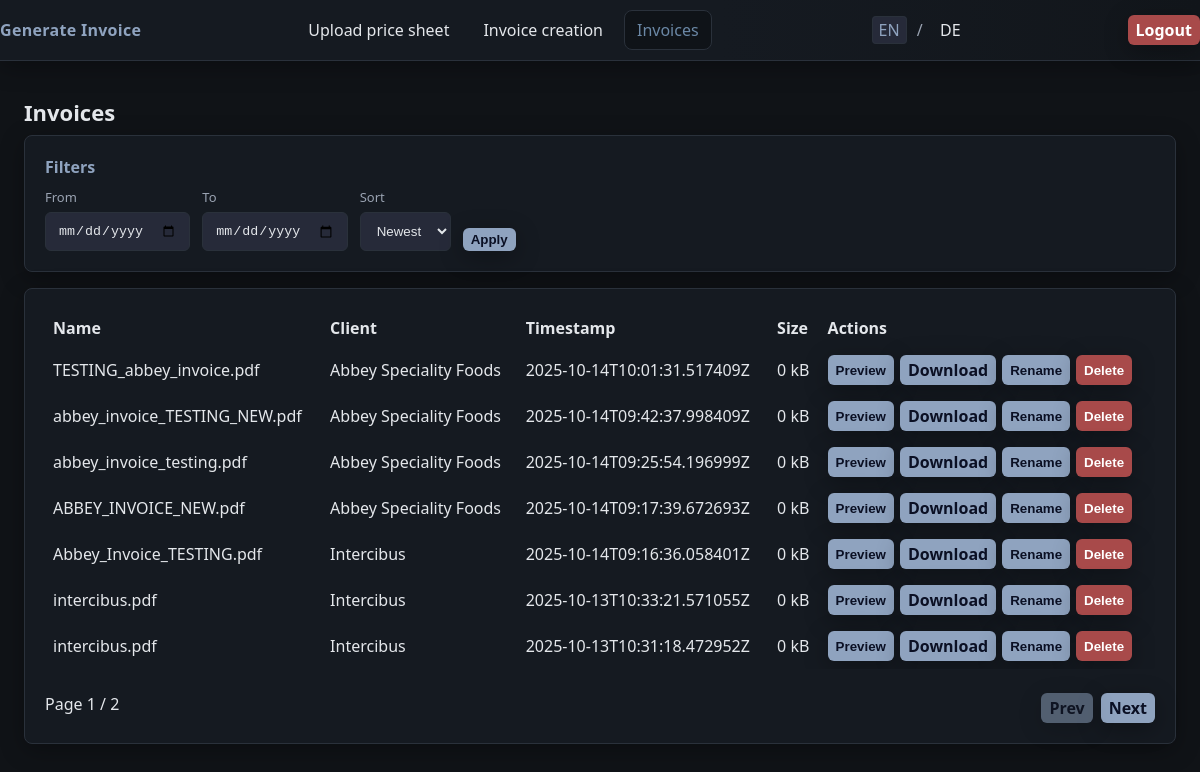
Before: /invoices (signed in) with the older database file.
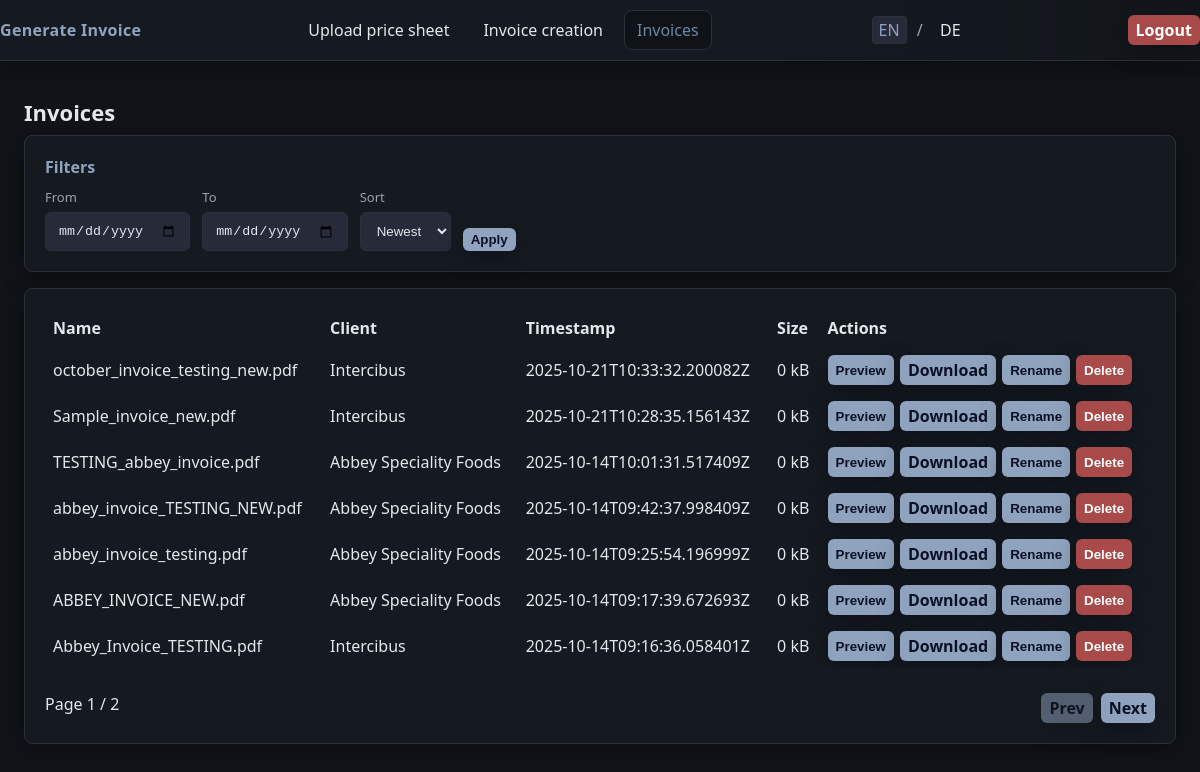
After: the same page with the newer database file.
### tables this page shows
CREATE TABLE "invoices" (
              id TEXT PRIMARY KEY,
              name TEXT NOT NULL,
              client TEXT,
              file TEXT NOT NULL,
              size INTEGER NOT NULL,
              created_at TEXT NOT NULL
            );

### app.py (the view)
@app.get("/invoices")
@login_required
def invoices_db_dashboard():
    sort = (request.args.get("sort") or "newest").lower()
    date_from = (request.args.get("from") or "").strip()
    date_to = (request.args.get("to") or "").strip()
    page = max(int(request.args.get("page", 1)), 1)
    page_size = 7
    conn = get_invoices_db()
    try:
        where = []
        params: list[Any] = []
        if date_from:
            where.append("substr(created_at,1,10) >= ?")
            params.append(date_from[:10])
        if date_to:
            where.append("substr(created_at,1,10) <= ?")
            params.append(date_to[:10])
        where_sql = ("WHERE " + " AND ".join(where)) if where else ""
        cur = conn.cursor()
        cur.execute(f"SELECT COUNT(*) FROM invoices {where_sql}", params)
        row = cur.fetchone()
        total = int(row[0]) if row is not None else 0
        order = "DESC" if sort != "oldest" else "ASC"
        offset = (page - 1) * page_size
        cur.execute(
            f"SELECT id, name, client, created_at, size, file FROM invoices {where_sql} ORDER BY created_at {order} LIMIT ? OFFSET ?",
            params + [page_size, offset],
        )
        rows = cur.fetchall()
        items = [
            {
                "id": r["id"],
                "name": r["name"],
                "client": r["client"],
                "created_at": r["created_at"],
                "size": r["size"],
                "file": r["file"],
            }
            for r in rows
        ]
    finally:
        conn.close()
    total_pages = (total // page_size) + (1 if total % page_size else 0)
    def _build_url(target_page: int) -> str:
        return url_for(
            "invoices_db_dashboard",
            page=target_page,
            sort=sort,
            **({"from": date_from} if date_from else {}),
            **({"to": date_to} if date_to else {}),
        )
    prev_url = _build_url(page - 1) if page > 1 else None
    next_url = _build_url(page + 1) if page < total_pages else None
    return render_template(
        "invoices_db.html",
        items=items,
        page=page,
        page_size=page_size,
        total=total,
        sort=sort,
        date_from=date_from,
        date_to=date_to,
        prev_url=prev_url,
        next_url=next_url,
        total_pages=total_pages,
    )

### app.py (called while the page is built)
def get_invoices_db() -> sqlite3.Connection:
    conn = sqlite3.connect(INVOICES_DB_PATH)
    conn.row_factory = sqlite3.Row
    return conn

def get_lang() -> str:
    lang = session.get("lang", "en")
    return "de" if lang == "de" else "en"

def tr(key: str, **kwargs) -> str:
    lang = get_lang()
    text = TRANSLATIONS.get(lang, {}).get(key, key)
    try:
        return text.format(**kwargs)
    except Exception:
        return text

@app.context_processor
def inject_i18n():
    return {"t": tr, "lang": get_lang(), "is_authed": bool(session.get("auth"))}

def login_required(view):
    @wraps(view)
    def wrapped(*args, **kwargs):
        if not session.get("auth"):
            nxt = request.path
            return redirect(url_for("login_get", next=nxt))
        return view(*args, **kwargs)
    return wrapped

### templates/invoices_db.html (shortened to what this page needs)
{% extends 'base.html' %}
{% import '_components.html' as ui %}
{% block content %}
  <h1>{{ t('invoices') }}</h1>
  {% call ui.card(t('filters')) %}
    <form method="get" action="{{ url_for('invoices_db_dashboard') }}" class="filters">
      <div class="filters-row">
        <div class="filter-item">
          <label for="from">{{ t('from') }}</label>
          <input type="date" id="from" name="from" value="{{ date_from[:10] if date_from else '' }}">
        </div>
        <div class="filter-item">
          <label for="to">{{ t('to') }}</label>
          <input type="date" id="to" name="to" value="{{ date_to[:10] if date_to else '' }}">
        </div>
        <div class="filter-item">
          <label for="sort">Sort</label>
          <select id="sort" name="sort">
            <option value="newest" {{ 'selected' if sort == 'newest' else '' }}>{{ t('sort_newest') }}</option>
          </select>
        </div>
        <div class="filter-actions">
          <button class="btn btn-primary btn-sm" type="submit">{{ t('apply') }}</button>
        </div>
      </div>
    </form>
  {% endcall %}
  {% if items|length == 0 %}
    <p>{{ t('no_invoices') }}</p>
  {% else %}
    <div class="card">
      <div class="card-body">
        <div class="table-wrap">
        <table class="table" style="width:100%; border-collapse:collapse;">
          <thead>
            <tr>
              <th style="text-align:left; padding:8px;">Name</th>
              <th style="text-align:left; padding:8px;">Client</th>
              <th style="text-align:left; padding:8px;">Timestamp</th>
              <th style="text-align:left; padding:8px;">Size</th>
              <th style="text-align:left; padding:8px;">Actions</th>
            </tr>
          </thead>
          <tbody>
            {% for it in items %}
            <tr>
              <td style="padding:8px;">{{ it.name }}</td>
              <td style="padding:8px;">{{ it.client }}</td>
              <td style="padding:8px;">{{ it.created_at }}</td>
              <td style="padding:8px;">{{ (it.size // 1024) }} kB</td>
              <td style="padding:8px; display:flex; gap:6px; flex-wrap: nowrap;">
                <button class="btn btn-sm" type="button" onclick="openPreview('{{ url_for('preview_invoice', invoice_id=it.id) }}', '{{ it.name }}')">{{ t('preview') }}</button>
                <a class="btn btn-primary btn-sm" href="{{ url_for('download_invoice', invoice_id=it.id) }}">{{ t('download') }}</a>
                <button class="btn btn-sm" type="button" onclick="openRename('{{ it.id }}', '{{ it.name }}')">{{ t('rename') }}</button>
                <button class="btn btn-danger btn-sm" type="button" onclick="confirmDelete('{{ it.id }}')">{{ t('delete') }}</button>
              </td>
            </tr>
            {% endfor %}
          </tbody>
        </table>
        </div>
        <div style="display:flex; justify-content:space-between; margin-top:12px;">
          <div>
            Page {{ page }} / {{ total_pages }}
          </div>
          <div style="display:flex; gap:8px;">
            <a class="btn btn-sm {{ '' if prev_url else 'disabled' }}" href="{{ prev_url or '#' }}">{{ t('prev') }}</a>
            <a class="btn btn-sm {{ '' if next_url else 'disabled' }}" href="{{ next_url or '#' }}">{{ t('next') }}</a>
          </div>
        </div>
      </div>
    </div>
  {% endif %}
{% endblock %}

### templates/base.html (shortened to what this page needs)
<!doctype html>
<html lang="en">
  <head>
    <link rel="stylesheet" href="{{ url_for('static', filename='styles.css') }}">
  </head>
  <body>
    {% if is_authed %}
    <header class="appbar">
      <div class="container appbar-inner">
        <a href="{{ url_for('invoicecreation_get') }}" class="brand">{{ t('brand') }}</a>
        <nav class="tabs">
          <a href="{{ url_for('feeddata_get') }}" class="tab {{ 'active' if request.path == url_for('feeddata_get') else '' }}">{{ t('feed_title') }}</a>
          <a href="{{ url_for('invoicecreation_get') }}" class="tab {{ 'active' if request.path == url_for('invoicecreation_get') else '' }}">{{ t('invoice_title') }}</a>
          <a href="{{ url_for('invoices_db_dashboard') }}" class="tab {{ 'active' if request.path == url_for('invoices_db_dashboard') else '' }}">{{ t('invoices') }}</a>
        </nav>
        <div class="lang-switch">
          <a href="{{ url_for('set_lang', lang='en') }}" class="{{ 'active' if lang == 'en' else '' }}">EN</a>
          <span>/</span>
          <a href="{{ url_for('set_lang', lang='de') }}" class="{{ 'active' if lang == 'de' else '' }}">DE</a>
        </div>
        {% if is_authed %}
          <a href="{{ url_for('logout') }}" class="btn btn-danger btn-sm">{{ t('logout') }}</a>
        {% else %}
          <a href="{{ url_for('login_get') }}" class="tab">{{ t('login') }}</a>
        {% endif %}
      </div>
    </header>
    {% endif %}
    <main class="container page">
      {% block content %}{% endblock %}
    </main>
  </body>
  </html>

### templates/_components.html (shortened to what this page needs)
{% macro card(title=None, body_class='') -%}
  <div class="card {{ body_class }}">
    {% if title %}<div class="card-title">{{ title }}</div>{% endif %}
    <div class="card-body">
      {{ caller() }}
    </div>
  </div>
{%- endmacro %}

### static/styles.css (style rules this page uses)
:root { --bg: #101317; --bg-elev: #151a21; --text: #e4e7eb; --muted: #9aa3b2; --primary: #8fa3bf; --primary-strong: #6b88a6; --success: #88c0a8; --error: #e27d7d; --border: #2a313b; --shadow: 0 6px 24px rgba(0,0,0,0.30); }
* { box-sizing: border-box; }
body { margin: 0; font-family: ui-sans-serif, system-ui, -apple-system, Segoe UI, Roboto, Helvetica, Arial, "Apple Color Emoji", "Segoe UI Emoji"; background: var(--bg); color: var(--text); }
.container { max-width: 1280px; margin: 0 auto; padding: 24px; }
.appbar { position: sticky; top: 0; background: linear-gradient(90deg, var(--bg-elev), #151a21 60%, #12161b); border-bottom: 1px solid var(--border); box-shadow: var(--shadow); z-index: 50; }
.appbar-inner { display: flex; align-items: center; justify-content: space-between; gap: 16px; padding: 10px 0; }
.brand { color: var(--primary); text-decoration: none; font-weight: 700; letter-spacing: 0.3px; }
.tabs { display: flex; gap: 8px; }
.tab { color: var(--text); text-decoration: none; padding: 8px 12px; border-radius: 8px; border: 1px solid transparent; transition: all .15s ease; }
.tab.active { background: #0f1318; border-color: var(--border); color: var(--primary-strong); }
.lang-switch a { color: var(--text); text-decoration: none; margin: 0 6px; padding: 2px 6px; border-radius: 4px; border: 1px solid transparent; }
.lang-switch a.active { color: var(--primary); border-color: var(--border); background: #262a39; }
.lang-switch span { color: var(--muted); }
h1 { margin: 16px 0 8px; font-size: 22px; }
.card { background: var(--bg-elev); border: 1px solid var(--border); border-radius: 8px; padding: 20px; box-shadow: var(--shadow); }
.card-title { font-weight: 600; margin-bottom: 10px; color: var(--primary); }
.card-body { display: flex; flex-direction: column; gap: 12px; }
label { font-size: 13px; color: var(--muted); margin-bottom: 6px; }
input[type="text"], input[type="password"], input[type="date"], select, input[type="file"] { background: #262a39; border: 1px solid var(--border); border-radius: 6px; color: var(--text); padding: 10px 12px; }
.filters { display: block; }
.filters-row { display: flex; gap: 12px; align-items: flex-end; flex-wrap: wrap; }
.filter-item { display: flex; flex-direction: column; }
.filter-actions { margin-bottom: 0; align-self: flex-end; }
.btn { display: inline-block; background: var(--primary); color: #0b1024; border: none; border-radius: 6px; padding: 10px 14px; font-weight: 600; cursor: pointer; box-shadow: var(--shadow); }
.btn-primary { background: var(--primary); color: #0b1024; }
.btn-danger { background: #a84a4a; color: #fff; }
.btn-sm { padding: 4px 8px; font-weight: 600; text-decoration: none; }
a.btn, a.btn:hover { text-decoration: none; }
.btn.disabled { opacity: 0.5; pointer-events: none; cursor: default; }
.page { padding-top: 20px; }
.card + .card { margin-top: 16px; }
.table-wrap { width: 100%; overflow-x: auto; }

Changed rows visible on the page:
no longer on this page (row unchanged): invoices: name "intercibus.pdf", client "Intercibus", created_at "2025-10-13T10:33:21.571055Z", size "0", t "Preview", t "Download", t "Rename", t "Delete"
no longer on this page (row unchanged): invoices: name "intercibus.pdf", client "Intercibus", created_at "2025-10-13T10:31:18.472952Z", size "0", t "Preview", t "Download", t "Rename", t "Delete"
added invoices: name "october_invoice_testing_new.pdf", client "Intercibus", created_at "2025-10-21T10:33:32.200082Z", size "0", t "Preview", t "Download", t "Rename", t "Delete"
added invoices: name "Sample_invoice_new.pdf", client "Intercibus", created_at "2025-10-21T10:28:35.156143Z", size "0", t "Preview", t "Download", t "Rename", t "Delete"
